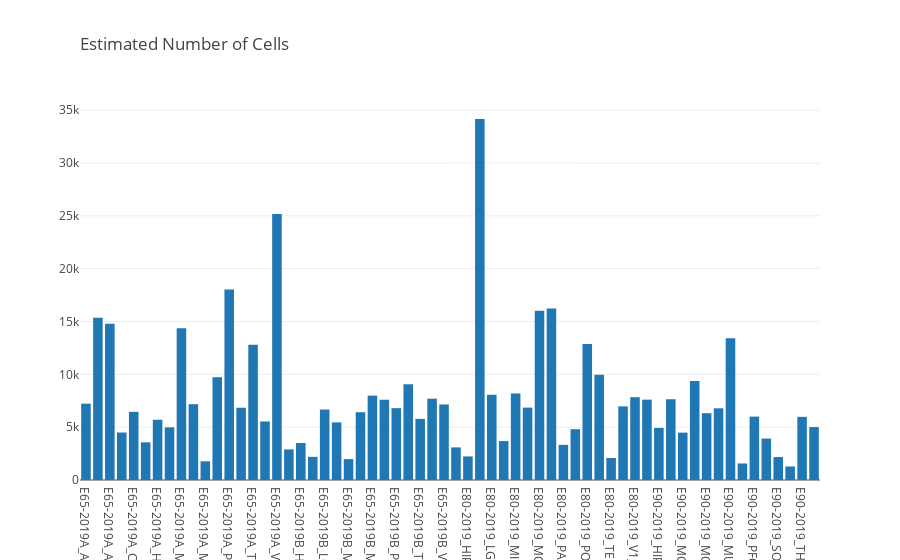
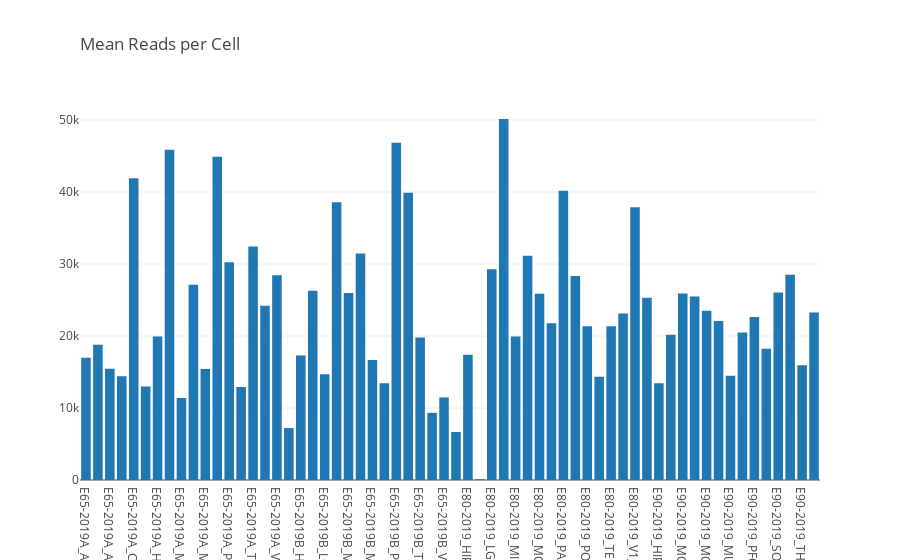
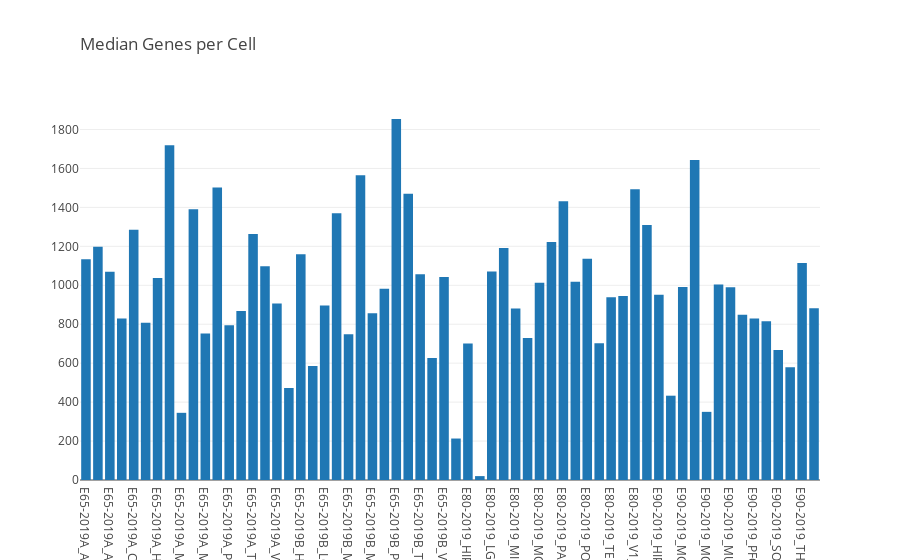

The code cell stored with these charts, in order, in its notebook:
### Code cell
import plotly
import plotly.plotly as py
import plotly.graph_objs as go

from plotly.offline import download_plotlyjs, init_notebook_mode, plot, iplot
init_notebook_mode(connected=True)
for x in finaldf.columns:
    data = [go.Bar(x=finaldf.index,
            y=finaldf[x])]
    layout = go.Layout(
    title=go.layout.Title(
        text=x,
        xref='paper',
        x=0
    ))
    fig = go.Figure(data=data, layout=layout)
    iplot(fig, filename=x, show_link=False)

### Figure 1 — Plotly figure (JSON) as saved in the notebook; plotly's stock layout.template omitted (floating-point values rounded to 4 significant figures)
{"data": [{"type": "bar", "uid": "f5e4f85a-e081-48f4-8856-4904394d2044", "x": ["E65-2019A_AND_E65-2019B_MULTI-SEQ_1_Out", "E65-2019A_AND_E65-2019B_MULTI-SEQ_2_Out", "E65-2019A_AND_E65-2019B_MULTI-SEQ_3_Out", "E65-2019A_CEREBELLUM_PONS_Out", "E65-2019A_CGE_AND_LGE_Out", "E65-2019A_HIPPOCAMPUS_CHOROID_Out", "E65-2019A_HYPOTHALAMUS_Out", "E65-2019A_MGE_Out", "E65-2019A_MIDBRAIN_Out", "E65-2019A_MOTOR_1_Out", "E65-2019A_MOTOR_2_Out", "E65-2019A_PARIETAL_Out", "E65-2019A_PFC_Out", "E65-2019A_SOMATOSENSORY_Out", "E65-2019A_TEMPORAL_Out", "E65-2019A_THALAMUS_Out", "E65-2019A_V1_Out", "E65-2019B_CEREBELLUM_AND_PONS_Out", "E65-2019B_HIPPOCAMPUS_CHOROID_Out", "E65-2019B_HYPOTHALAMUS_Out", "E65-2019B_LGE_Out", "E65-2019B_MGE_Out", "E65-2019B_MIDBRAIN_Out", "E65-2019B_MOTOR_1_Out", "E65-2019B_MOTOR_2_Out", "E65-2019B_PARIETAL_Out", "E65-2019B_PFC_Out", "E65-2019B_SOMATOSENSORY_Out", "E65-2019B_TEMPORAL_Out", "E65-2019B_THALAMUS_Out", "E65-2019B_V1_Out", "E80-2019_CEREBELLUM_Out", "E80-2019_HIPPOCAMPUS_Out", "E80-2019_HYPOTHALAMUS_Out", "E80-2019_LGE_AND_CGE_Out", "E80-2019_MGE_Out", "E80-2019_MIDBRAIN_Out", "E80-2019_MOTOR_1_Out", "E80-2019_MOTOR_2_Out", "E80-2019_MULTI-SEQ_Out", "E80-2019_PARIETAL_Out", "E80-2019_PFC_Out", "E80-2019_PONS_Out", "E80-2019_SOMATOSENSORY_Out", "E80-2019_TEMPORAL_Out", "E80-2019_THALAMUS_Out", "E80-2019_V1_Out", "E90-2019_CEREBELLUM_Out", "E90-2019_HIPPOCAMPUS_AND_CHOROID_Out", "E90-2019_HYPOTHALAMUS_Out", "E90-2019_MGE_AND_CGE_AND_LGE_Out", "E90-2019_MIDBRAIN_Out", "E90-2019_MOTOR_1_Out", "E90-2019_MOTOR_2_Out", "E90-2019_MULTI-SEQ_Out", "E90-2019_PARIETAL_Out", "E90-2019_PFC_Out", "E90-2019_PUTAMEN_AND_SEPTUM_Out", "E90-2019_SOMATOSENSORY_Out", "E90-2019_TEMPORAL_Out", "E90-2019_THALAMUS_Out", "E90-2019_V1_Out"], "y": [7225, 15360, 14798, 4493, 6452, 3562, 5704, 4983, 14370, 7170, 1769, 9732, 18021, 6838, 12795, 5538, 25168, 2897, 3499, 2193, 6671, 5456, 1977, 6413, 7984, 7596, 6797, 9056, 5784, 7696, 7149, 3083, 2229, 34163, 8063, 3683, 8187, 6851, 16009, 16226, 3327, 4806, 12867, 9966, 2084, 6969, 7837, 7604, 4928, 7643, 4484, 9362, 6319, 6783, 13415, 1562, 5999, 3921, 2170, 1281, 5978, 5009]}], "layout": {"title": {"text": "Estimated Number of Cells", "x": 0, "xref": "paper"}}}

### Figure 2 — Plotly figure (JSON) as saved in the notebook; plotly's stock layout.template omitted (floating-point values rounded to 4 significant figures)
{"data": [{"type": "bar", "uid": "70344acd-382c-4a46-83e1-13e908143107", "x": ["E65-2019A_AND_E65-2019B_MULTI-SEQ_1_Out", "E65-2019A_AND_E65-2019B_MULTI-SEQ_2_Out", "E65-2019A_AND_E65-2019B_MULTI-SEQ_3_Out", "E65-2019A_CEREBELLUM_PONS_Out", "E65-2019A_CGE_AND_LGE_Out", "E65-2019A_HIPPOCAMPUS_CHOROID_Out", "E65-2019A_HYPOTHALAMUS_Out", "E65-2019A_MGE_Out", "E65-2019A_MIDBRAIN_Out", "E65-2019A_MOTOR_1_Out", "E65-2019A_MOTOR_2_Out", "E65-2019A_PARIETAL_Out", "E65-2019A_PFC_Out", "E65-2019A_SOMATOSENSORY_Out", "E65-2019A_TEMPORAL_Out", "E65-2019A_THALAMUS_Out", "E65-2019A_V1_Out", "E65-2019B_CEREBELLUM_AND_PONS_Out", "E65-2019B_HIPPOCAMPUS_CHOROID_Out", "E65-2019B_HYPOTHALAMUS_Out", "E65-2019B_LGE_Out", "E65-2019B_MGE_Out", "E65-2019B_MIDBRAIN_Out", "E65-2019B_MOTOR_1_Out", "E65-2019B_MOTOR_2_Out", "E65-2019B_PARIETAL_Out", "E65-2019B_PFC_Out", "E65-2019B_SOMATOSENSORY_Out", "E65-2019B_TEMPORAL_Out", "E65-2019B_THALAMUS_Out", "E65-2019B_V1_Out", "E80-2019_CEREBELLUM_Out", "E80-2019_HIPPOCAMPUS_Out", "E80-2019_HYPOTHALAMUS_Out", "E80-2019_LGE_AND_CGE_Out", "E80-2019_MGE_Out", "E80-2019_MIDBRAIN_Out", "E80-2019_MOTOR_1_Out", "E80-2019_MOTOR_2_Out", "E80-2019_MULTI-SEQ_Out", "E80-2019_PARIETAL_Out", "E80-2019_PFC_Out", "E80-2019_PONS_Out", "E80-2019_SOMATOSENSORY_Out", "E80-2019_TEMPORAL_Out", "E80-2019_THALAMUS_Out", "E80-2019_V1_Out", "E90-2019_CEREBELLUM_Out", "E90-2019_HIPPOCAMPUS_AND_CHOROID_Out", "E90-2019_HYPOTHALAMUS_Out", "E90-2019_MGE_AND_CGE_AND_LGE_Out", "E90-2019_MIDBRAIN_Out", "E90-2019_MOTOR_1_Out", "E90-2019_MOTOR_2_Out", "E90-2019_MULTI-SEQ_Out", "E90-2019_PARIETAL_Out", "E90-2019_PFC_Out", "E90-2019_PUTAMEN_AND_SEPTUM_Out", "E90-2019_SOMATOSENSORY_Out", "E90-2019_TEMPORAL_Out", "E90-2019_THALAMUS_Out", "E90-2019_V1_Out"], "y": [16986, 18777, 15436, 14411, 41901, 13001, 19936, 45883, 11387, 27130, 15421, 44898, 30237, 12920, 32429, 24209, 28433, 7211, 17277, 26295, 14671, 38563, 25983, 31454, 16678, 13450, 46848, 39884, 19790, 9322, 11468, 6669, 17397, 105, 29270, 50141, 19940, 31152, 25855, 21756, 40171, 28348, 21364, 14350, 21359, 23122, 37885, 25307, 13438, 20161, 25892, 25475, 23514, 22093, 14484, 20501, 22623, 18240, 26038, 28517, 15935, 23275]}], "layout": {"title": {"text": "Mean Reads per Cell", "x": 0, "xref": "paper"}}}

### Figure 3 — Plotly figure (JSON) as saved in the notebook; plotly's stock layout.template omitted (floating-point values rounded to 4 significant figures)
{"data": [{"type": "bar", "uid": "daac2ed6-abf3-4b62-aa20-c63872837f61", "x": ["E65-2019A_AND_E65-2019B_MULTI-SEQ_1_Out", "E65-2019A_AND_E65-2019B_MULTI-SEQ_2_Out", "E65-2019A_AND_E65-2019B_MULTI-SEQ_3_Out", "E65-2019A_CEREBELLUM_PONS_Out", "E65-2019A_CGE_AND_LGE_Out", "E65-2019A_HIPPOCAMPUS_CHOROID_Out", "E65-2019A_HYPOTHALAMUS_Out", "E65-2019A_MGE_Out", "E65-2019A_MIDBRAIN_Out", "E65-2019A_MOTOR_1_Out", "E65-2019A_MOTOR_2_Out", "E65-2019A_PARIETAL_Out", "E65-2019A_PFC_Out", "E65-2019A_SOMATOSENSORY_Out", "E65-2019A_TEMPORAL_Out", "E65-2019A_THALAMUS_Out", "E65-2019A_V1_Out", "E65-2019B_CEREBELLUM_AND_PONS_Out", "E65-2019B_HIPPOCAMPUS_CHOROID_Out", "E65-2019B_HYPOTHALAMUS_Out", "E65-2019B_LGE_Out", "E65-2019B_MGE_Out", "E65-2019B_MIDBRAIN_Out", "E65-2019B_MOTOR_1_Out", "E65-2019B_MOTOR_2_Out", "E65-2019B_PARIETAL_Out", "E65-2019B_PFC_Out", "E65-2019B_SOMATOSENSORY_Out", "E65-2019B_TEMPORAL_Out", "E65-2019B_THALAMUS_Out", "E65-2019B_V1_Out", "E80-2019_CEREBELLUM_Out", "E80-2019_HIPPOCAMPUS_Out", "E80-2019_HYPOTHALAMUS_Out", "E80-2019_LGE_AND_CGE_Out", "E80-2019_MGE_Out", "E80-2019_MIDBRAIN_Out", "E80-2019_MOTOR_1_Out", "E80-2019_MOTOR_2_Out", "E80-2019_MULTI-SEQ_Out", "E80-2019_PARIETAL_Out", "E80-2019_PFC_Out", "E80-2019_PONS_Out", "E80-2019_SOMATOSENSORY_Out", "E80-2019_TEMPORAL_Out", "E80-2019_THALAMUS_Out", "E80-2019_V1_Out", "E90-2019_CEREBELLUM_Out", "E90-2019_HIPPOCAMPUS_AND_CHOROID_Out", "E90-2019_HYPOTHALAMUS_Out", "E90-2019_MGE_AND_CGE_AND_LGE_Out", "E90-2019_MIDBRAIN_Out", "E90-2019_MOTOR_1_Out", "E90-2019_MOTOR_2_Out", "E90-2019_MULTI-SEQ_Out", "E90-2019_PARIETAL_Out", "E90-2019_PFC_Out", "E90-2019_PUTAMEN_AND_SEPTUM_Out", "E90-2019_SOMATOSENSORY_Out", "E90-2019_TEMPORAL_Out", "E90-2019_THALAMUS_Out", "E90-2019_V1_Out"], "y": [1134, 1198, 1070, 829, 1285, 808, 1037, 1719, 345, 1390, 753, 1502, 795, 868, 1263, 1098, 907, 472, 1160, 585, 896, 1370, 748, 1565, 857, 982, 1854, 1470, 1057, 627, 1042, 213, 701, 20, 1071, 1191, 881, 729, 1013, 1222, 1432, 1018, 1136, 702, 939, 945, 1493, 1310, 951, 433, 991, 1644, 350, 1004, 990, 849, 830, 815, 668, 579, 1115, 882]}], "layout": {"title": {"text": "Median Genes per Cell", "x": 0, "xref": "paper"}}}
